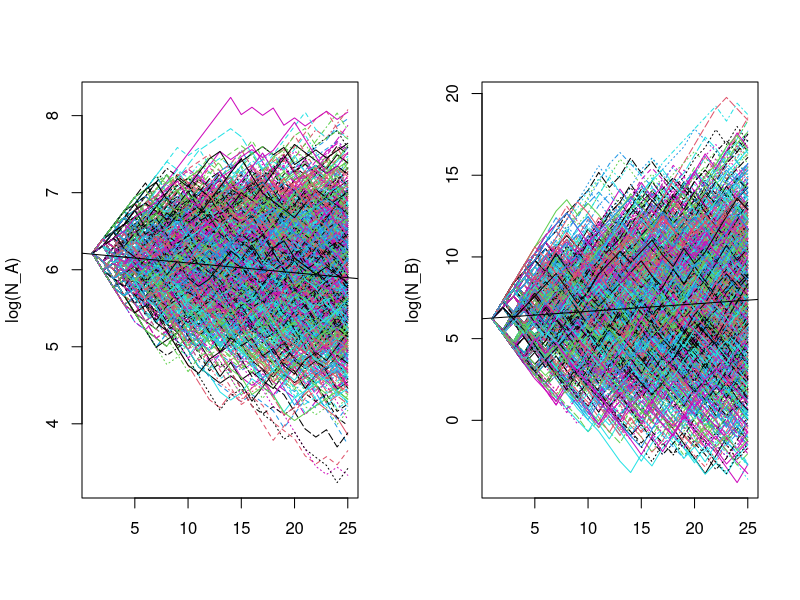

This figure's R source:
R_A = c(1.1, 0.9, 1.2, 0.8)
R_B = c(2.0, 0.4, 3.0, 0.5)

r_A = mean(log(R_A))
r_B = mean(log(R_B))

sig_A = mean((log(R_A) - r_A)^2)
sig_B = mean((log(R_B) - r_B)^2)

# Set number of time steps
Tmax = 25
# Set number of replications
reps = 1000
# Set initial condition
N0 = 500
# Initialize a matrix of instances (columns)
N_A = matrix(N0, nrow=Tmax, ncol=reps)
N_B = matrix(N0, nrow=Tmax, ncol=reps)

# Run all simulations at once
for(t in 2:Tmax) {
  N_A[t,]=N_A[t-1,]*sample(x=R_A, size=reps, replace = TRUE)
  N_B[t,]=N_B[t-1,]*sample(x=R_B, size=reps, replace = TRUE)
}

attach(mtcars)
par(mfrow=c(1,2))

# Plot the results and the mean trend line
matplot(log(N_A),type="l")
abline(a = log(N0), b = mean(log(R_A)))

matplot(log(N_B),type="l")
abline(a = log(N0), b = mean(log(R_B)))

A_ext = sum(N_A[Tmax,] > 2)/reps
B_ext = sum(N_B[Tmax,] > 2)/reps
